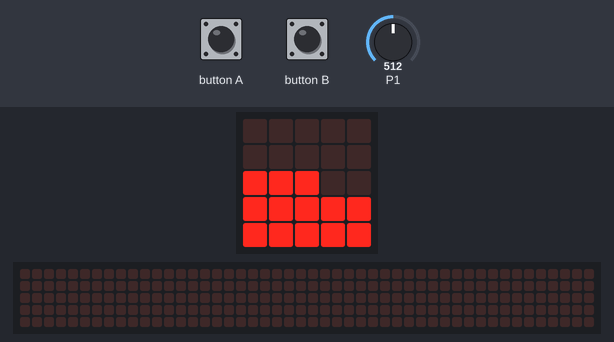
A program run on a simulated BBC micro:bit running MicroPython. Parts: the board's 5×5 LED display, a strip that is not on the board, showing the scrolling text unrolled. The test bench sets the inputs (shaded band); at power-on: P1 = 512 (analog values on the 0–1023 scale). The 48×5 strip is a reading aid, not a part: it shows the text the display is scrolling, unrolled, one strip-width of it at a time.

Above: at 1.2 s.
1.3 s: button A pressed for 0.15 s
At 1.38 s:
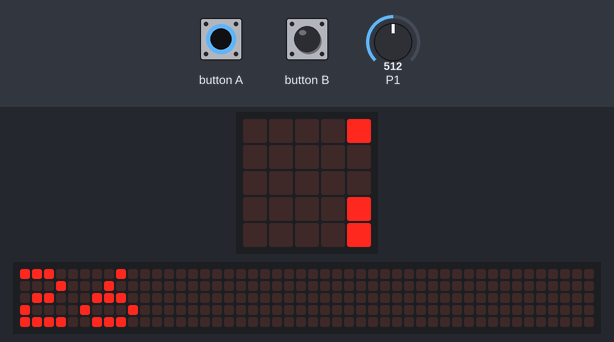
2.0 s: P1 set to 716
At 4.2 s:
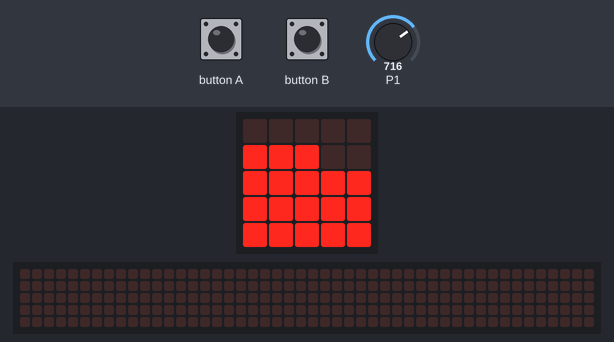
5.0 s: button B pressed for 0.15 s
At 5.1 s:
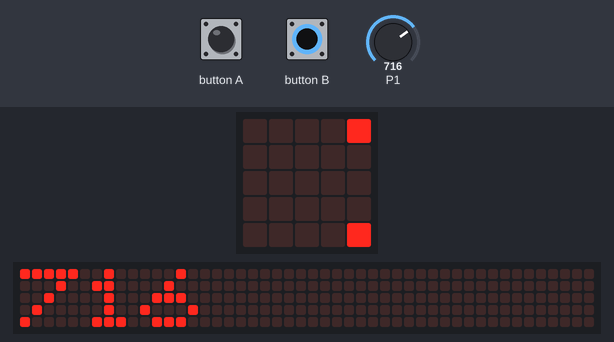
5.7 s: P1 set to 900
At 8.5 s:
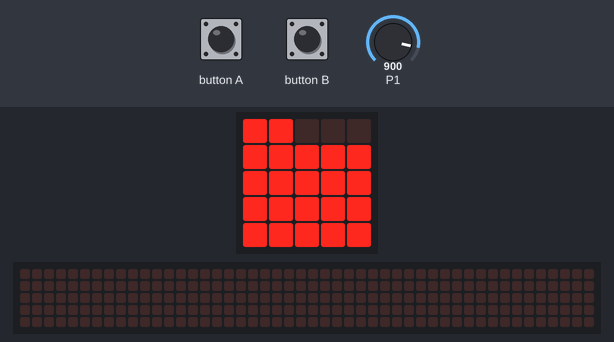
8.7 s: P1 set to 1023
At 9.4 s:
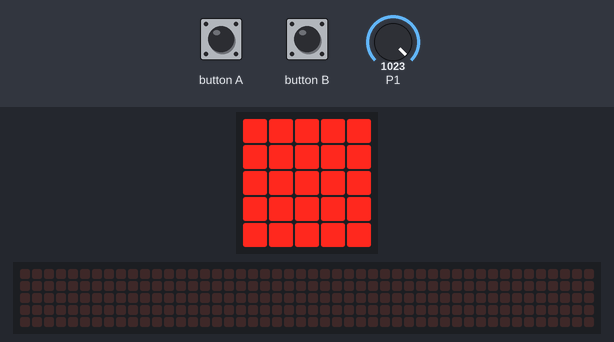
10.2 s: P1 set to 511
At 11.2 s:
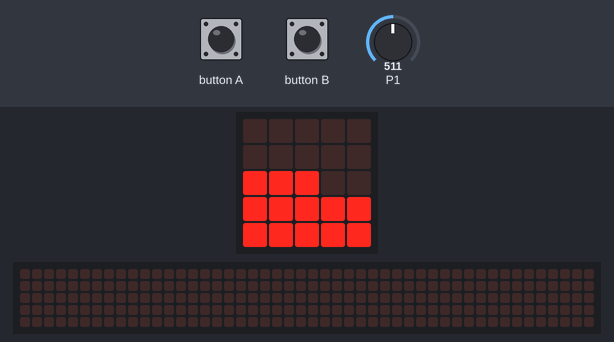
Timing chart, 0 to 12.7 s (numbered marks = the images above; inputs shaded):
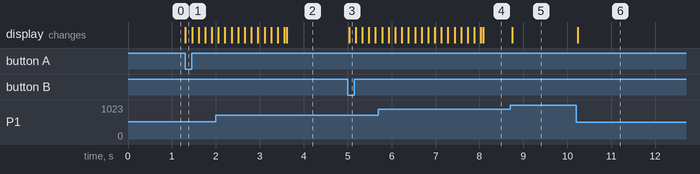

Measured:
- after the input at 1.3 s, the display: changes at once (image 1)
- after the input at 2.0 s, the display: first differs from a run without the input after 1.6 s (image 2)
- after the input at 5.0 s, the display: changes at once (image 3)
- after the input at 5.7 s, the display: first differs from a run without the input after 2.4 s (image 4)
- after the input at 8.7 s, the display: changes after 0.05 s (image 5)
- after the input at 10.2 s, the display: changes at once (image 6)

The program:

Temperature_calibration.py
```python
from microbit import *

def adjust(analog_temp):
    temp = 0
    temp = 0.10775978189420144*analog_temp-29.42990164
    temp = round(temp)
    return temp
"""
The results from excel into a scatter graph.
Using a linear trendline. The formula comes from excel.
-9.2799x = 286.35-y
9.7299x = y-286.35
x = 0.10775978189420144-29.42990164
"""


def graph(analog_reading): # This function is used to graph the analog reading the screen.

    display.clear() #Clears the display so that LEDs that aren't supposed to be on are turned off.
    stops = 0
    stops = analog_reading/40.92 # 40.92 is 1023/25, which is the increments for each graphing

    for y in range(4, -1, -1): #Does a for loop going down. This is because the y0 on the Mbit is at the top.
        for x in range(5):
            if stops > 0:
                display.set_pixel(x,y,9) #Sets the pixel in for each in row y, and then it goes up. Allows for convenience when viewing
                stops-=1
            else:
                return  #Once out of increments, it exits function so that it doesn't do a full screen each time.

def main():
    on=True
    real_temp = 0
    while on:
        analog_temp = pin1.read_analog()

        real_temp = adjust(analog_temp)

        graph(analog_temp) #Graphs the analog reading onto the screen


        if button_a.is_pressed():
            display.scroll(real_temp) #If button is pressed, then display the analog reading. This will allow calibration.
        elif button_b.is_pressed():
            display.scroll(analog_temp)
        sleep(50) #This is needed otherwise the screen will be flashing frantically.

if __name__ == "__main__":
    main()
```
